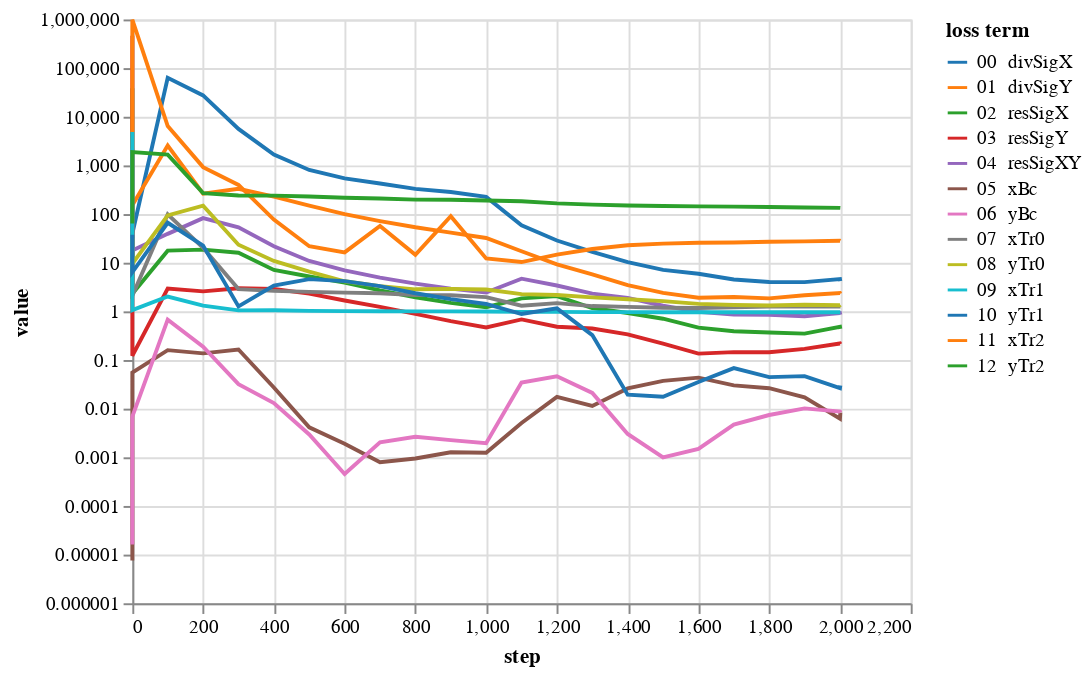

Notebook code for this chart:
### Code cell
lossPlot(losshistory, bcNames)

### Figure 1 — Vega-Lite specification as saved in the notebook (floating-point values rounded to 4 significant figures)
{"config": {"view": {"continuousWidth": 400, "continuousHeight": 300}}, "data": {"name": "data-12aa221556b16b8a6ac4347243ebe0ab"}, "mark": "line", "encoding": {"color": {"type": "nominal", "field": "loss term", "scale": {"scheme": "category10"}, "sort": ["00  divSigX", "01  divSigY", "02  resSigX", "03  resSigY", "04  resSigXY", "05  xBc", "06  yBc", "07  xTr0", "08  yTr0", "09  xTr1", "10  yTr1", "11  xTr2", "12  yTr2"]}, "tooltip": [{"type": "nominal", "field": "loss term"}, {"type": "quantitative", "field": "value"}, {"type": "quantitative", "field": "step"}], "x": {"type": "quantitative", "field": "step"}, "y": {"type": "quantitative", "field": "value", "scale": {"type": "log"}}}, "transform": [{"fold": ["00  divSigX", "01  divSigY", "02  resSigX", "03  resSigY", "04  resSigXY", "05  xBc", "06  yBc", "07  xTr0", "08  yTr0", "09  xTr1", "10  yTr1", "11  xTr2", "12  yTr2"], "as": ["loss term", "value"]}], "$schema": "https://vega.github.io/schema/vega-lite/v4.8.1.json", "datasets": {"data-12aa221556b16b8a6ac4347243ebe0ab": [{"00  divSigX": 3.619, "01  divSigY": 14.66, "02  resSigX": 38590.0, "03  resSigY": 464800.0, "04  resSigXY": 2234.0, "05  xBc": 7.593e-06, "06  yBc": 1.604e-05, "07  xTr0": 116.5, "08  yTr0": 31.97, "09  xTr1": 4971.0, "10  yTr1": 37.65, "11  xTr2": 4850.0, "12  yTr2": 63.79, "step": 0}, {"00  divSigX": 39.32, "01  divSigY": 151.6, "02  resSigX": 2.307, "03  resSigY": 0.1223, "04  resSigXY": 17.82, "05  xBc": 0.05515, "06  yBc": 0.006853, "07  xTr0": 2.093, "08  yTr0": 9.529, "09  xTr1": 1.06, "10  yTr1": 6.351, "11  xTr2": 990400.0, "12  yTr2": 1873.0, "step": 0}, {"00  divSigX": 63060.0, "01  divSigY": 2564.0, "02  resSigX": 17.69, "03  resSigY": 2.938, "04  resSigXY": 39.18, "05  xBc": 0.1595, "06  yBc": 0.6768, "07  xTr0": 98.47, "08  yTr0": 93.8, "09  xTr1": 2.016, "10  yTr1": 66.26, "11  xTr2": 6442.0, "12  yTr2": 1668.0, "step": 100}, {"00  divSigX": 27490.0, "01  divSigY": 263.5, "02  resSigX": 18.59, "03  resSigY": 2.57, "04  resSigXY": 82.33, "05  xBc": 0.1369, "06  yBc": 0.1881, "07  xTr0": 20.21, "08  yTr0": 148.6, "09  xTr1": 1.308, "10  yTr1": 22.47, "11  xTr2": 922.4, "12  yTr2": 270.1, "step": 200}, {"00  divSigX": 5630.0, "01  divSigY": 330.3, "02  resSigX": 16.05, "03  resSigY": 2.986, "04  resSigXY": 53.23, "05  xBc": 0.1648, "06  yBc": 0.03185, "07  xTr0": 2.864, "08  yTr0": 23.38, "09  xTr1": 1.049, "10  yTr1": 1.266, "11  xTr2": 397.0, "12  yTr2": 241.3, "step": 300}, {"00  divSigX": 1676.0, "01  divSigY": 227.3, "02  resSigX": 7.109, "03  resSigY": 2.874, "04  resSigXY": 21.7, "05  xBc": 0.02723, "06  yBc": 0.01301, "07  xTr0": 2.642, "08  yTr0": 10.88, "09  xTr1": 1.055, "10  yTr1": 3.379, "11  xTr2": 76.98, "12  yTr2": 239.7, "step": 400}, {"00  divSigX": 808.1, "01  divSigY": 149.2, "02  resSigX": 5.21, "03  resSigY": 2.309, "04  resSigXY": 10.86, "05  xBc": 0.004136, "06  yBc": 0.002945, "07  xTr0": 2.518, "08  yTr0": 6.578, "09  xTr1": 1.022, "10  yTr1": 4.604, "11  xTr2": 21.85, "12  yTr2": 229.0, "step": 500}, {"00  divSigX": 539.3, "01  divSigY": 99.33, "02  resSigX": 3.918, "03  resSigY": 1.671, "04  resSigXY": 6.952, "05  xBc": 0.001895, "06  yBc": 0.0004528, "07  xTr0": 2.425, "08  yTr0": 4.157, "09  xTr1": 1.013, "10  yTr1": 4.191, "11  xTr2": 16.35, "12  yTr2": 216.6, "step": 600}, {"00  divSigX": 424.2, "01  divSigY": 71.67, "02  resSigX": 2.703, "03  resSigY": 1.234, "04  resSigXY": 4.939, "05  xBc": 0.0007927, "06  yBc": 0.002027, "07  xTr0": 2.36, "08  yTr0": 3.293, "09  xTr1": 1.008, "10  yTr1": 3.292, "11  xTr2": 57.16, "12  yTr2": 208.6, "step": 700}, {"00  divSigX": 328.7, "01  divSigY": 53.47, "02  resSigX": 1.947, "03  resSigY": 0.8914, "04  resSigXY": 3.722, "05  xBc": 0.0009475, "06  yBc": 0.002644, "07  xTr0": 2.154, "08  yTr0": 2.838, "09  xTr1": 1.0, "10  yTr1": 2.355, "11  xTr2": 14.49, "12  yTr2": 197.6, "step": 800}, {"00  divSigX": 284.3, "01  divSigY": 41.49, "02  resSigX": 1.494, "03  resSigY": 0.6295, "04  resSigXY": 2.938, "05  xBc": 0.001272, "06  yBc": 0.002252, "07  xTr0": 2.138, "08  yTr0": 2.896, "09  xTr1": 0.9991, "10  yTr1": 1.788, "11  xTr2": 90.27, "12  yTr2": 196.8, "step": 900}, {"00  divSigX": 225.6, "01  divSigY": 32.2, "02  resSigX": 1.215, "03  resSigY": 0.4682, "04  resSigXY": 2.431, "05  xBc": 0.001241, "06  yBc": 0.001945, "07  xTr0": 1.961, "08  yTr0": 2.808, "09  xTr1": 0.9956, "10  yTr1": 1.419, "11  xTr2": 12.2, "12  yTr2": 189.9, "step": 1000}, {"00  divSigX": 225.6, "01  divSigY": 32.2, "02  resSigX": 1.215, "03  resSigY": 0.4682, "04  resSigXY": 2.431, "05  xBc": 0.001241, "06  yBc": 0.001945, "07  xTr0": 1.961, "08  yTr0": 2.808, "09  xTr1": 0.9956, "10  yTr1": 1.419, "11  xTr2": 12.2, "12  yTr2": 189.9, "step": 1000}, {"00  divSigX": 58.65, "01  divSigY": 17.19, "02  resSigX": 1.85, "03  resSigY": 0.6829, "04  resSigXY": 4.701, "05  xBc": 0.005075, "06  yBc": 0.03439, "07  xTr0": 1.306, "08  yTr0": 2.257, "09  xTr1": 0.9757, "10  yTr1": 0.8823, "11  xTr2": 10.33, "12  yTr2": 183.1, "step": 1100}, {"00  divSigX": 28.59, "01  divSigY": 9.264, "02  resSigX": 2.057, "03  resSigY": 0.4826, "04  resSigXY": 3.397, "05  xBc": 0.01748, "06  yBc": 0.0462, "07  xTr0": 1.475, "08  yTr0": 2.171, "09  xTr1": 0.9749, "10  yTr1": 1.152, "11  xTr2": 14.72, "12  yTr2": 165.6, "step": 1200}, {"00  divSigX": 16.64, "01  divSigY": 5.779, "02  resSigX": 1.172, "03  resSigY": 0.4435, "04  resSigXY": 2.306, "05  xBc": 0.01136, "06  yBc": 0.02104, "07  xTr0": 1.285, "08  yTr0": 1.943, "09  xTr1": 0.9662, "10  yTr1": 0.3254, "11  xTr2": 19.09, "12  yTr2": 156.0, "step": 1300}, {"00  divSigX": 10.29, "01  divSigY": 3.444, "02  resSigX": 0.9239, "03  resSigY": 0.3352, "04  resSigXY": 1.89, "05  xBc": 0.02607, "06  yBc": 0.003025, "07  xTr0": 1.239, "08  yTr0": 1.769, "09  xTr1": 0.9624, "10  yTr1": 0.01938, "11  xTr2": 22.82, "12  yTr2": 149.7, "step": 1400}, {"00  divSigX": 7.109, "01  divSigY": 2.399, "02  resSigX": 0.7059, "03  resSigY": 0.216, "04  resSigXY": 1.305, "05  xBc": 0.03732, "06  yBc": 0.0009967, "07  xTr0": 1.188, "08  yTr0": 1.626, "09  xTr1": 0.9583, "10  yTr1": 0.01761, "11  xTr2": 24.73, "12  yTr2": 146.6, "step": 1500}, {"00  divSigX": 5.93, "01  divSigY": 1.902, "02  resSigX": 0.462, "03  resSigY": 0.1354, "04  resSigXY": 0.9779, "05  xBc": 0.04351, "06  yBc": 0.001486, "07  xTr0": 1.176, "08  yTr0": 1.426, "09  xTr1": 0.9583, "10  yTr1": 0.03542, "11  xTr2": 25.79, "12  yTr2": 144.2, "step": 1600}, {"00  divSigX": 4.525, "01  divSigY": 1.968, "02  resSigX": 0.39, "03  resSigY": 0.1452, "04  resSigXY": 0.8588, "05  xBc": 0.03005, "06  yBc": 0.004713, "07  xTr0": 1.213, "08  yTr0": 1.35, "09  xTr1": 0.9578, "10  yTr1": 0.06811, "11  xTr2": 25.97, "12  yTr2": 142.4, "step": 1700}, {"00  divSigX": 4.021, "01  divSigY": 1.847, "02  resSigX": 0.3675, "03  resSigY": 0.1447, "04  resSigXY": 0.8533, "05  xBc": 0.02629, "06  yBc": 0.007409, "07  xTr0": 1.259, "08  yTr0": 1.322, "09  xTr1": 0.9592, "10  yTr1": 0.0445, "11  xTr2": 26.9, "12  yTr2": 139.6, "step": 1800}, {"00  divSigX": 3.981, "01  divSigY": 2.14, "02  resSigX": 0.349, "03  resSigY": 0.1693, "04  resSigXY": 0.7939, "05  xBc": 0.01715, "06  yBc": 0.01013, "07  xTr0": 1.255, "08  yTr0": 1.369, "09  xTr1": 0.9589, "10  yTr1": 0.04662, "11  xTr2": 27.43, "12  yTr2": 136.8, "step": 1900}, {"00  divSigX": 4.614, "01  divSigY": 2.388, "02  resSigX": 0.4828, "03  resSigY": 0.2189, "04  resSigXY": 0.9195, "05  xBc": 0.006206, "06  yBc": 0.008697, "07  xTr0": 1.254, "08  yTr0": 1.335, "09  xTr1": 0.9573, "10  yTr1": 0.02645, "11  xTr2": 28.36, "12  yTr2": 134.0, "step": 2000}, {"00  divSigX": 4.179, "01  divSigY": 2.304, "02  resSigX": 0.4359, "03  resSigY": 0.2115, "04  resSigXY": 0.8534, "05  xBc": 0.008316, "06  yBc": 0.008269, "07  xTr0": 1.256, "08  yTr0": 1.357, "09  xTr1": 0.9573, "10  yTr1": 0.02999, "11  xTr2": 28.11, "12  yTr2": 133.8, "step": 2001}]}}
